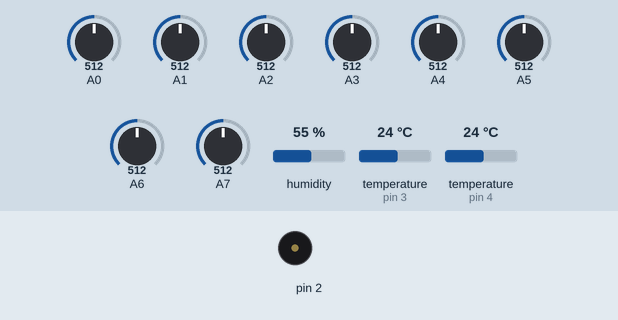
The sketch below on a simulated Arduino Uno, built with avr-gcc and run on an emulated ATmega328P. On the bench: buzzer (waves = sounding). Inputs (shaded band) come from the test bench; at power-on: A0 = 512, A1 = 512, A2 = 512, A3 = 512, A4 = 512, A5 = 512, A6 = 512, A7 = 512, humidity 55 %, temperature (sensors on pin 3, pin 4) 24 °C. What the sketch prints to the serial monitor is not drawn.

Above: at 1.2 s.
1.3 s: A0 set to 527
6.0 s: A0 set to 306
7.5 s: A0 set to 324
At 14.11 s:
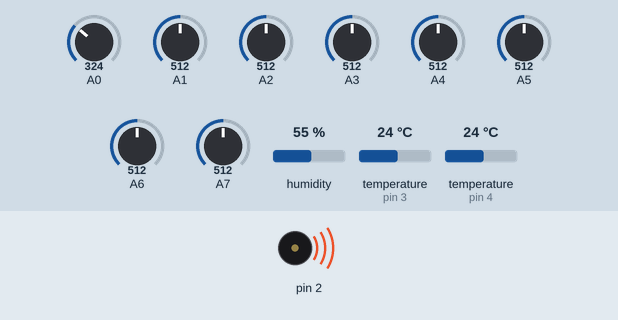
16.2 s: A0 set to 716
Timing chart, 0 to 20.7 s (numbered marks = the images above; inputs shaded):
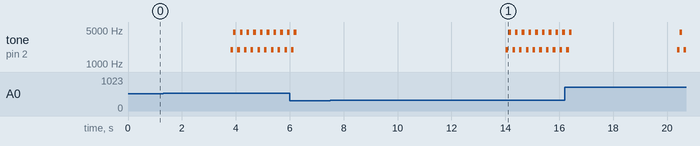

Measured:
- after the input at 7.5 s, tone on pin 2: silent → 1980 Hz after 6.5 s, then repeats every 0.25 s: 4500 Hz 0.10 s, silent 0.05 s, 1980 Hz 0.10 s

The sketch:

AnalogPlot5Values.ino
```cpp
#define sensorCount  8
#define samples 5
//to make the max values independet of the samples (10* old values)
#define factor ((float)10)/samples
#define delayTime 50

#include <dht.h>
#define DHT11_PIN 3

#include <OneWire.h>
#include <DallasTemperature.h>
#define ONE_WIRE_BUS 4

#include <SoftwareSerial.h>

SoftwareSerial mySerial(8, 7); // RX, TX
//mh-Z19 sensor stuff
byte cmd[9] = {0xFF, 0x01, 0x86, 0x00, 0x00, 0x00, 0x00, 0x00, 0x79};
char response[9];

int prevVal = LOW;
long th, tl, h, l, ppm, ppm2 = 0.0;


dht DHT;
int lastDhtTemp, lastDhtHum;

OneWire oneWire(ONE_WIRE_BUS);
DallasTemperature sensors(&oneWire);
float Celcius = 0;

unsigned long a[sensorCount];
int previous;

void setup() {
  Serial.begin(115200);
  mySerial.begin(9600);
  for (int j = 0; j < sensorCount; j++)
  {
    pinMode(14 + j, INPUT);
  }
  pinMode(2, OUTPUT);
  pinMode(3, INPUT);
  pinMode(4, INPUT);
  previous = analogRead(14);
}

void loop() {

  mySerial.write(cmd, 9);
  mySerial.readBytes(response, 9);
  int responseHigh = (int) response[2];
  int responseLow = (int) response[3];
  ppm = (256 * responseHigh) + responseLow;

  for (int i = 0; i < sensorCount; i++)
  {
    a[i] = 0;
  }

  //sample analog
  for (int i = 0; i < samples; i++)
  {
    for (int j = 0; j < sensorCount; j++)
    {
      a[j] += analogRead(14 + j);
      delay(delayTime);
    }
  }

  for (int j = 0; j < sensorCount; j++)
  {
    a[j] = a[j] * factor;
    Serial.print(a[j]);
    Serial.print(",");
  }
  //a[sensors - 1] = a[sensors - 1] / samples;
  //Serial.print(a[sensors - 1]);
  //Serial.print(",");
  Serial.print(samples * 100);
  Serial.print(",");
  Serial.print(delayTime);
  Serial.print(",");
  temperature();
  Serial.print(ppm);
  Serial.println();

  if (a[0] > previous + 5)
    alarm();
  previous = a[0];
  delay(delayTime);
}

void alarm()
{
  for (int j = 0; j < 10; j++) {
    tone(2, 1980);
    delay(100);
    tone(2, 4500);
    delay(100);
    noTone(2);
    delay(50);
  }
}

void temperature()
{
  int fac = 10;
  //dht11
  int chk = DHT.read11(DHT11_PIN);
  if (chk > -2) {
    lastDhtTemp = DHT.temperature;
    lastDhtHum = DHT.humidity;
  }
  Serial.print(fac * lastDhtTemp);
  Serial.print(",");
  Serial.print(fac * lastDhtHum);
  Serial.print(",");

  //one wire
  sensors.requestTemperatures();
  Celcius = sensors.getTempCByIndex(0);
  Serial.print(fac * Celcius);
  Serial.print(",");
}
```
